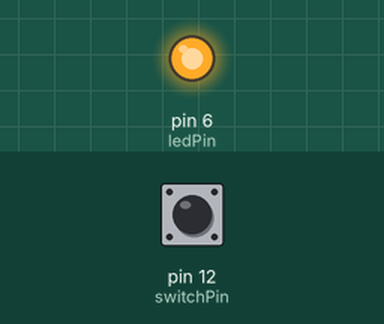
Bench run of a sketch on a simulated Arduino Uno, built with avr-gcc and run on an emulated ATmega328P. On the bench: output pins drawn as LEDs (lit = HIGH). The inputs (shaded band) are chosen by the test bench; at power-on: pin 12 (switchPin) LOW.

Above: at 1.2 s.
1.3 s: pin 12 (switchPin) pulled HIGH for 0.15 s
At 1.37 s:
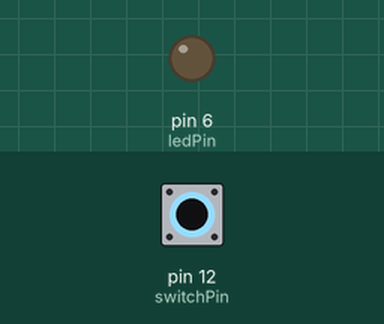
2.9 s: pin 12 (switchPin) pulled HIGH for 3.2 s
At 7.3 s:
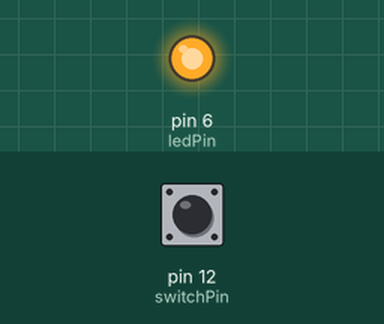
Timing chart, 0 to 8.8 s (numbered marks = the images above; inputs shaded):
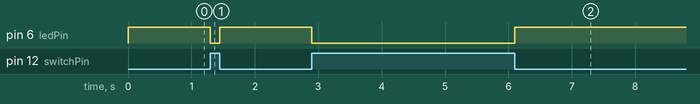

Measured:
- after the input at 1.3 s, pin 6 (ledPin): HIGH → LOW at once, → HIGH 0.15 s later
- after the input at 2.9 s, pin 6 (ledPin): HIGH → LOW at once, → HIGH 3.2 s later

The sketch:

Slide_switch.ino
```cpp
//Controlling Led By slide switch
//Turns on and off a LED ,when slide the switch
//Email:support@sunfounder.com
//Website:www.sunfounder.com
//2015.5.7
/**********************************/
const int switchPin = 12; //the switch connect to pin 12
const int ledPin = 6;//the led connect to pin 6
/**********************************/
int switchState = 0;         // variable for reading the pushbutton status

void setup()
{
  pinMode(switchPin, INPUT); //initialize thebuttonPin as input
  pinMode(ledPin, OUTPUT); //initialize the led pin as output
}
/**********************************/
void loop()
{
  //read the state of the switch value
  switchState = digitalRead(switchPin);
  if (switchState == HIGH ) //if it is,the state is HIGH
  {
    digitalWrite(ledPin, LOW); //turn the led on
  }
  else
  {
    digitalWrite(ledPin, HIGH); //turn the led off
  }
}
/************************************/
```
